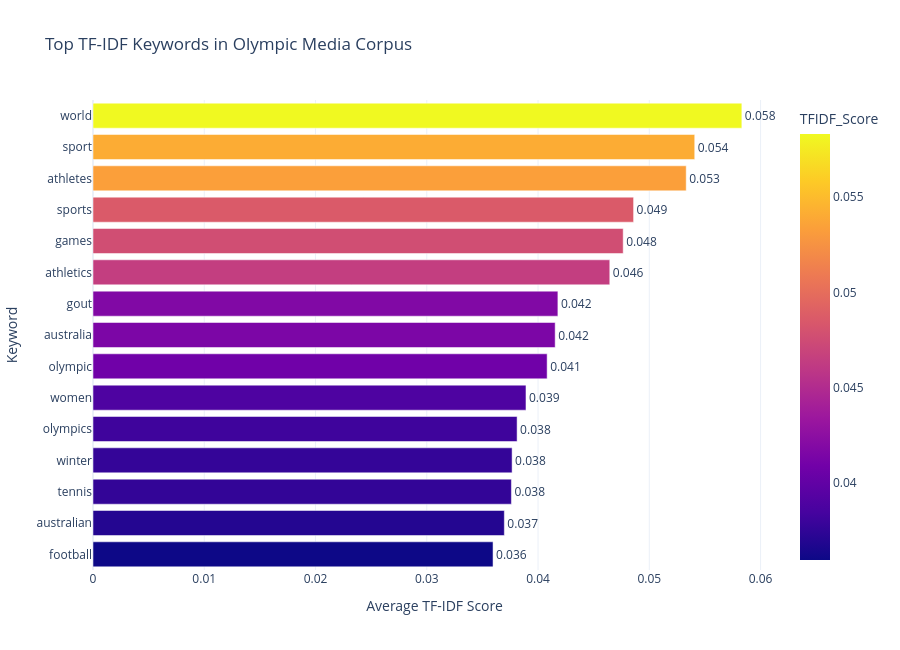

Here is the notebook cell this chart was saved with:
### Markdown cell above
## Visualising Important TF-IDF Keywords

To better interpret the TF-IDF analysis, the highest-scoring keywords are visualised below. 

Visualising TF-IDF scores helps identify the most influential and frequently emphasised concepts appearing across the focused Olympic media corpus.

Higher TF-IDF scores indicate keywords that contribute more strongly to distinguishing important Olympic-related media narratives connected to youth engagement, athlete visibility, sport participation, and Brisbane 2032 discussions.

### Code cell
# Select top 15 TF-IDF keywords
top_keywords = keyword_df.head(15)

# Create TF-IDF keyword visualisation
fig = px.bar(
    top_keywords,
    x="TFIDF_Score",
    y="Keyword",
    orientation="h",
    color="TFIDF_Score",
    text="TFIDF_Score",
    title="Top TF-IDF Keywords in Olympic Media Corpus",
    template="plotly_white"
)

# Improve text formatting
fig.update_traces(
    texttemplate="%{text:.3f}",
    textposition="outside"
)

# Improve layout
fig.update_layout(
    xaxis_title="Average TF-IDF Score",
    yaxis_title="Keyword",
    height=650,
    yaxis=dict(categoryorder="total ascending")
)

fig.show()

### Figure 1 — Plotly figure (JSON) as saved in the notebook; plotly's stock layout.template omitted (floating-point values rounded to 4 significant figures)
{"data": [{"hovertemplate": "TFIDF_Score=%{marker.color}<br>Keyword=%{y}<extra></extra>", "legendgroup": "", "marker": {"color": [0.05832, 0.05408, 0.05332, 0.04859, 0.04765, 0.04645, 0.04178, 0.04154, 0.04082, 0.03892, 0.03812, 0.03767, 0.03761, 0.03697, 0.03595], "coloraxis": "coloraxis", "pattern": {"shape": ""}}, "name": "", "orientation": "h", "showlegend": false, "text": [0.05832, 0.05408, 0.05332, 0.04859, 0.04765, 0.04645, 0.04178, 0.04154, 0.04082, 0.03892, 0.03812, 0.03767, 0.03761, 0.03697, 0.03595], "textposition": "outside", "texttemplate": "%{text:.3f}", "type": "bar", "x": [0.05832, 0.05408, 0.05332, 0.04859, 0.04765, 0.04645, 0.04178, 0.04154, 0.04082, 0.03892, 0.03812, 0.03767, 0.03761, 0.03697, 0.03595], "xaxis": "x", "y": ["world", "sport", "athletes", "sports", "games", "athletics", "gout", "australia", "olympic", "women", "olympics", "winter", "tennis", "australian", "football"], "yaxis": "y"}], "layout": {"barmode": "relative", "coloraxis": {"colorbar": {"title": {"text": "TFIDF_Score"}}, "colorscale": [[0, "#0d0887"], [0.1111, "#46039f"], [0.2222, "#7201a8"], [0.3333, "#9c179e"], [0.4444, "#bd3786"], [0.5556, "#d8576b"], [0.6667, "#ed7953"], [0.7778, "#fb9f3a"], [0.8889, "#fdca26"], [1, "#f0f921"]]}, "height": 650, "legend": {"tracegroupgap": 0}, "title": {"text": "Top TF-IDF Keywords in Olympic Media Corpus"}, "xaxis": {"anchor": "y", "domain": [0, 1], "title": {"text": "Average TF-IDF Score"}}, "yaxis": {"anchor": "x", "categoryorder": "total ascending", "domain": [0, 1], "title": {"text": "Keyword"}}}}
